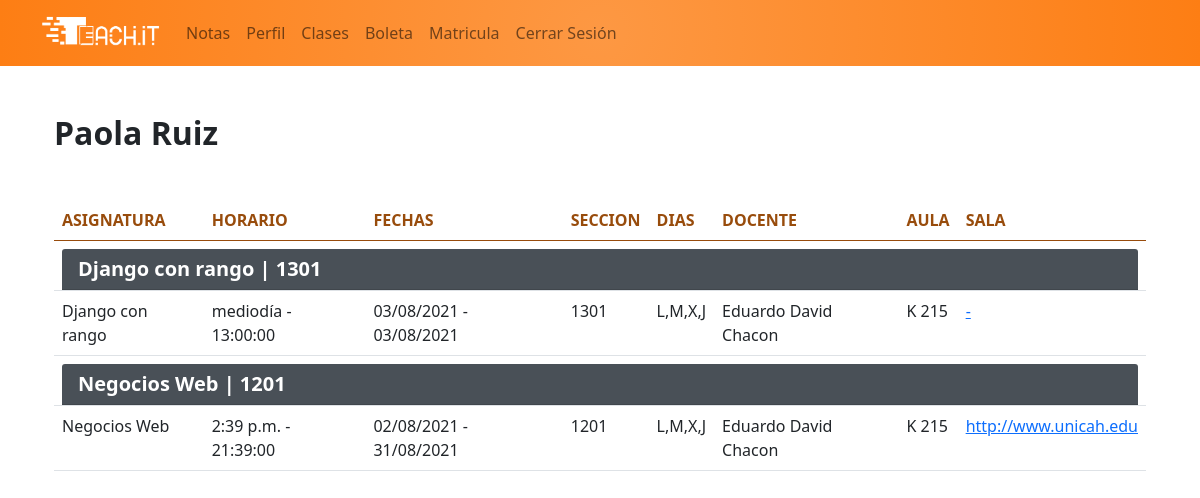
The app's page /academico/boleta_alumno/ (signed in), older data.
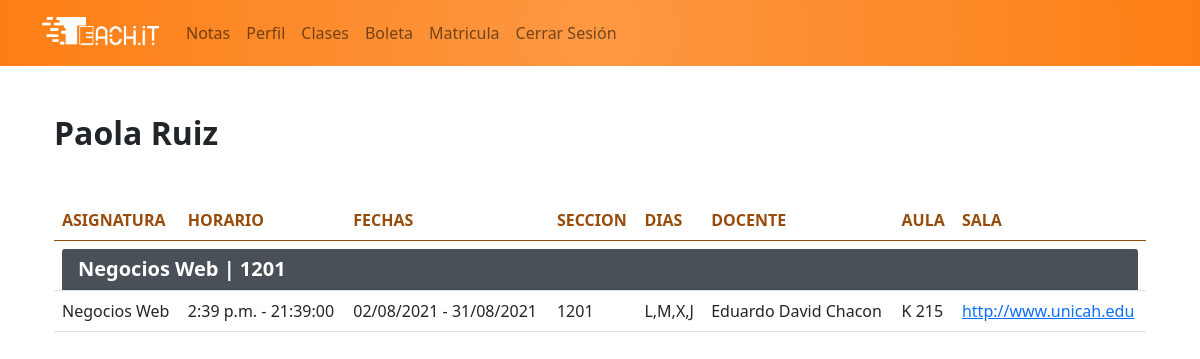
The same page, newer data.
### app_academico/models.py (models this page shows, shortened)
class Clase(models.Model):
    asignatura = models.ForeignKey(Asignatura, on_delete=models.CASCADE)
    seccion = models.CharField(max_length=4)
    hora = models.TimeField()
    duracion = models.IntegerField(default=1)
    dias = models.CharField(max_length=25)
    aula = models.CharField(max_length=20)
    cupos = models.SmallIntegerField(default=10)
    room = models.URLField(null=True, blank=True)
    fecha_inicio = models.DateField(null=True)
    fecha_finalizacion = models.DateField(null=True)
    docente = models.ForeignKey(Docente, on_delete=models.CASCADE, null=True, blank=True)
    alumnos = models.ManyToManyField(Alumno, blank=True, through='NotasClase')
    finalizada = models.BooleanField(default=False)
    @property
    def hora_finalizacion(self):
        start = timedelta(hours=self.hora.hour, minutes=self.hora.minute)
        return start + timedelta(
            hours=self.duracion)  # https://www.lawebdelprogramador.com/foros/Python/1578062-Consulta-con-Suma-y-Resta-de-Horas.html
    def __str__(self):
        return f'{self.asignatura} | {self.seccion} '

class Asignatura(models.Model):
    nombre = models.CharField(max_length=50)
    descripcion = models.TextField(default="Descripción pendiente")
    creditos = models.IntegerField(default=3)
    def __str__(self):
        return f'{self.nombre}'

class Docente(models.Model):
    GENEROS = (
        ('1', 'Mujer'),
        ('2', 'Hombre'),
        ('3', 'Otro')
    )
    user = models.OneToOneField(User, on_delete=models.CASCADE, null=True, blank=True)
    foto = models.ImageField(upload_to='docente', null=True, blank=True)
    nombre = models.CharField(max_length=25)
    apellido = models.CharField(max_length=25)
    telefono = PhoneField(blank=True, help_text='Numero de teléfono')
    correo = models.EmailField()
    direccion = models.TextField(default="Dirección pendiente")
    genero = models.CharField(max_length=1, choices=GENEROS, default='1')
    fecha_nacimiento = models.DateField()
    fecha_contratacion = models.DateField()
    def __str__(self):
        return f'{self.nombre} {self.apellido}'

### app_academico/views.py (the view)
# urls.py: path('boleta_alumno/', views.boletaAlumno, name='boletaAlumno'),
def boletaAlumno(request):
    if request.user.groups.exists():
        if request.user.groups.all()[0].name == 'Alumno':
            data = Clase.objects.filter(alumnos=request.user.alumno.id)
            ctx = {
                'boleta': 'boleta',
                'data': data
            }
            return render(request, 'academico/boletaAlumno.html', ctx)
    else:
        return redirect(reverse('academico:index'))

### app_academico/models.py (called while the page is built)
    def __str__(self):
        return f'{self.nombre} {self.apellido}'

### app_academico/templates/academico/boletaAlumno.html (shortened to what this page needs)
{% extends "base.html" %}
{% block navbar %}
    {% if user.is_superuser %}
        <a class="nav-link"href="/admin/" >Sitio de administración</a>
        <a class="nav-link"href="{% url 'academico:alumnos' %}" >Alumno</a>
        <a class="nav-link"href="{% url 'academico:docenteAdmin' %}" >Docente</a>
        <a class="nav-link"href="{% url 'academico:clasesAdmin' %}" >Clases</a>
        <a class="nav-link"href="{% url 'academico:asignaturas' %}" >Asignatura</a>
        <a class="nav-link"href="{% url 'academico:periodosAdmin' %}" >Oferta Academica</a>
    {% elif "Docente" in user.groups.all.first.name %}
        <a class="nav-link"href="{% url 'academico:notas' %}" >Notas</a>
        <a class="nav-link"href="{% url 'academico:editar_perfil_alumnos' %}" >Perfil</a>
        <a class="nav-link"href="{% url 'academico:clasesMatricula' %}" >Clases</a>
        <a class="nav-link"href="{% url 'academico:clasesdocente' %}" >Boleta</a>
    {% else %}
        <a class="nav-link"href="{% url 'academico:notas' %}" >Notas</a>
        <a class="nav-link"href="{% url 'academico:editar_perfil_alumnos' %}" >Perfil</a>
        <a class="nav-link"href="{% url 'academico:clasesMatricula' %}" >Clases</a>
        <a class="nav-link"href="{% url 'academico:boletaAlumno' %}" >Boleta</a>
        <a class="nav-link"href="{% url 'academico:ofertaAlumno' %}" >Matricula</a>
    {% endif %}
{% endblock %}
{% block container %}
    <div class="container">
        <h2 class="fw-bold mb-5">{{ request.user.alumno }}</h2>
        <table class="table table-hover" id="data">
            <thead>
                <tr>
                    <th class="textOrangeDark">ASIGNATURA</th>
                    <th class="textOrangeDark">HORARIO</th>
                    <th class="textOrangeDark">FECHAS</th>
                    <th class="textOrangeDark">SECCION</th>
                    <th class="textOrangeDark">DIAS</th>
                    <th class="textOrangeDark">DOCENTE</th>
                    <th class="textOrangeDark">AULA</th>
                    <th class="textOrangeDark">SALA</th>
                </tr>
            </thead>
            <tbody>
                {% for a in data %}
                    <tr><td class="pb-0 fw-bold text-white gray" colspan="8"><h5 class="card-header fw-bold text-white gray">{{a}}</h5></td></tr>
                    <tr>
                        <td>{{ a.asignatura.nombre }}</td>
                        <td>{{ a.hora }} - {{ a.hora_finalizacion }}</td>
                        <td>{{ a.fecha_inicio|date:'d/m/Y' }} - {{ a.fecha_finalizacion|date:'d/m/Y' }}</td>
                        <td>{{ a.seccion }}</td>
                        <td>{{ a.dias}}</td>
                        <td>{{ a.docente | default_if_none:'-'}}</td>
                        <td>{{ a.aula}}</td>
                        <td><a href="{{ a.room | default_if_none:'#'}}">{{ a.room | default_if_none:'-'}}</a></td>
                    </tr>
                {% empty %}
                    <tr>
                        <td colspan="8" class="text-danger text-center fw-bold">NO HAY CLASES AUN</td>
                    </tr>
                {% endfor %}
            </tbody>
        </table>
    </div>
{% endblock %}

Row changes from the older to the newer data that the page shows:
removed Clase: asignatura+seccion "Django con rango | 1301", asignatura.nombre "Django con rango", hora "mediodía", hora_finalizacion "13:00:00", fecha_inicio "03/08/2021", fecha_finalizacion "03/08/2021", seccion "1301", dias "L,M,X,J", docente "Eduardo David Chacon", aula "K 215", room "-"
